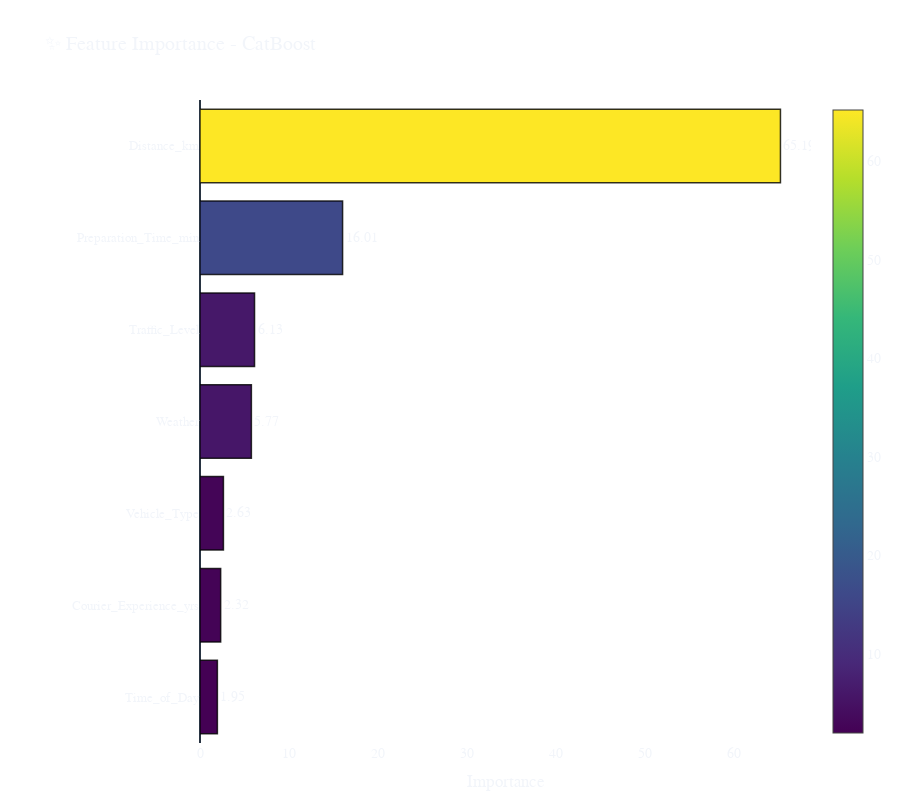

This figure's notebook cell:
### Code cell
model_name = "CatBoost"

config = Global.load_config()
output_dir = Global.get_project_path(config["model"]["data_prep"]["path"], 0)

model = joblib.load(output_dir / f"{model_name}_best_model.joblib")
X_train = pd.read_csv(output_dir / f"X_{model_name}_train.csv")
y_train = pd.read_csv(output_dir / f"y_{model_name}_train.csv").iloc[:, 0]

if "catboost" in model_name.lower():
    categorical_cols = config["model"]["features"]["categorical"]
    for col in categorical_cols:
        if col in X_train.columns:
            X_train[col] = X_train[col].astype("category")

if "catboost" in model_name.lower():
    importance = model.get_feature_importance(type='FeatureImportance')
else:
    importance = model.feature_importances_

fi_df = pd.DataFrame({"Feature": X_train.columns, "Importance": importance})
fi_df = fi_df.sort_values("Importance", ascending=True)

fig = go.Figure()

fig.add_trace(go.Bar(
    y=fi_df['Feature'],
    x=fi_df['Importance'],
    orientation='h',
    marker=dict(
        color=fi_df['Importance'],
        colorscale='Viridis',
        line=dict(color='rgba(0,0,0,0.8)', width=1.5),
        showscale=True
    ),
    text=[f"{v:.2f}" for v in fi_df['Importance']],
    textposition='outside',
    hovertemplate='<b>%{y}</b><br>Importance: %{x:.2f}<extra></extra>'
))


fig.update_layout(
    title=f"✨ Feature Importance - {model_name}",
    template='plotly_dark',
    xaxis=dict(title='Importance', showgrid=True, gridcolor='rgba(255,255,255,0.1)'),
    yaxis=dict(title='', tickfont=dict(size=13)),
    font=dict(family="Helvetica", size=14),
    plot_bgcolor='rgba(0,0,0,0)',
    paper_bgcolor='rgba(0,0,0,0)',
    height=800,
    margin=dict(l=200, r=50, t=100, b=50)
)

fig.show()

### Figure 1 — Plotly figure (JSON) as saved in the notebook; plotly's stock layout.template omitted (floating-point values rounded to 4 significant figures)
{"data": [{"hovertemplate": "<b>%{y}</b><br>Importance: %{x:.2f}<extra></extra>", "marker": {"color": [1.953, 2.321, 2.631, 5.77, 6.125, 16.01, 65.19], "colorscale": [[0.0, "#440154"], [0.1111, "#482878"], [0.2222, "#3e4989"], [0.3333, "#31688e"], [0.4444, "#26828e"], [0.5556, "#1f9e89"], [0.6667, "#35b779"], [0.7778, "#6ece58"], [0.8889, "#b5de2b"], [1.0, "#fde725"]], "line": {"color": "rgba(0,0,0,0.8)", "width": 1.5}, "showscale": true}, "orientation": "h", "text": ["1.95", "2.32", "2.63", "5.77", "6.13", "16.01", "65.19"], "textposition": "outside", "x": [1.953, 2.321, 2.631, 5.77, 6.125, 16.01, 65.19], "y": ["Time_of_Day", "Courier_Experience_yrs", "Vehicle_Type", "Weather", "Traffic_Level", "Preparation_Time_min", "Distance_km"], "type": "bar"}], "layout": {"xaxis": {"title": {"text": "Importance"}, "showgrid": true, "gridcolor": "rgba(255,255,255,0.1)"}, "yaxis": {"tickfont": {"size": 13}, "title": {"text": ""}}, "font": {"family": "Helvetica", "size": 14}, "margin": {"l": 200, "r": 50, "t": 100, "b": 50}, "title": {"text": "✨ Feature Importance - CatBoost"}, "plot_bgcolor": "rgba(0,0,0,0)", "paper_bgcolor": "rgba(0,0,0,0)", "height": 800}}
